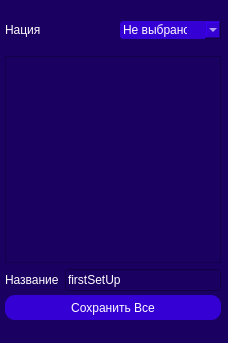
<?xml version="1.0" encoding="UTF-8"?>
<ui version="4.0">
 <class>Dialog</class>
 <widget class="QDialog" name="Dialog">
  <property name="geometry">
   <rect>
    <x>0</x>
    <y>0</y>
    <width>228</width>
    <height>343</height>
   </rect>
  </property>
  <property name="maximumSize">
   <size>
    <width>300</width>
    <height>16777215</height>
   </size>
  </property>
  <property name="mouseTracking">
   <bool>false</bool>
  </property>
  <property name="windowTitle">
   <string>Dialog</string>
  </property>
  <property name="styleSheet">
   <string notr="true">background-color: rgb(25, 0, 97);
color: rgb(255, 255, 255);</string>
  </property>
  <property name="sizeGripEnabled">
   <bool>false</bool>
  </property>
  <property name="modal">
   <bool>false</bool>
  </property>
  <widget class="QWidget" name="layoutWidget">
   <property name="geometry">
    <rect>
     <x>5</x>
     <y>10</y>
     <width>216</width>
     <height>281</height>
    </rect>
   </property>
   <layout class="QVBoxLayout" name="verticalLayout_2">
    <item>
     <layout class="QHBoxLayout" name="horizontalLayout_2">
      <item>
       <widget class="QLabel" name="nation">
        <property name="minimumSize">
         <size>
          <width>0</width>
          <height>40</height>
         </size>
        </property>
        <property name="text">
         <string>Нация</string>
        </property>
        <property name="textFormat">
         <enum>Qt::AutoText</enum>
        </property>
        <property name="scaledContents">
         <bool>false</bool>
        </property>
        <property name="wordWrap">
         <bool>false</bool>
        </property>
       </widget>
      </item>
      <item>
       <widget class="QComboBox" name="nations">
        <property name="enabled">
         <bool>true</bool>
        </property>
        <property name="minimumSize">
         <size>
          <width>101</width>
          <height>0</height>
         </size>
        </property>
        <property name="maximumSize">
         <size>
          <width>101</width>
          <height>16777215</height>
         </size>
        </property>
        <property name="styleSheet">
         <string notr="true">background-color: rgb(53, 0, 211);
border-radius: 3px;
padding: 1px 18px 1px 3px;
min-width: 6em;
</string>
        </property>
        <property name="editable">
         <bool>false</bool>
        </property>
        <property name="currentText">
         <string>Не выбрано</string>
        </property>
        <property name="placeholderText">
         <string/>
        </property>
        <property name="duplicatesEnabled">
         <bool>false</bool>
        </property>
        <property name="frame">
         <bool>false</bool>
        </property>
        <item>
         <property name="text">
          <string>Не выбрано</string>
         </property>
        </item>
        <item>
         <property name="text">
          <string>США</string>
         </property>
        </item>
        <item>
         <property name="text">
          <string>Германия</string>
         </property>
        </item>
        <item>
         <property name="text">
          <string>СССР</string>
         </property>
        </item>
       </widget>
      </item>
     </layout>
    </item>
    <item>
     <widget class="QScrollArea" name="scrollArea_3">
      <property name="styleSheet">
       <string notr="true">QScrollBar:horizontal {
    background: #282828;
}</string>
      </property>
      <property name="frameShape">
       <enum>QFrame::StyledPanel</enum>
      </property>
      <property name="frameShadow">
       <enum>QFrame::Plain</enum>
      </property>
      <property name="verticalScrollBarPolicy">
       <enum>Qt::ScrollBarAlwaysOff</enum>
      </property>
      <property name="horizontalScrollBarPolicy">
       <enum>Qt::ScrollBarAlwaysOff</enum>
      </property>
      <property name="widgetResizable">
       <bool>true</bool>
      </property>
      <widget class="QWidget" name="scrollAreaWidgetContents_3">
       <property name="geometry">
        <rect>
         <x>0</x>
         <y>0</y>
         <width>212</width>
         <height>193</height>
        </rect>
       </property>
       <layout class="QVBoxLayout" name="verticalLayout_5"/>
      </widget>
     </widget>
    </item>
    <item>
     <layout class="QHBoxLayout" name="horizontalLayout">
      <item>
       <widget class="QLabel" name="label">
        <property name="text">
         <string>Название</string>
        </property>
       </widget>
      </item>
      <item>
       <widget class="QLineEdit" name="takeName">
        <property name="toolTip">
         <string>&lt;html&gt;&lt;head/&gt;&lt;body&gt;&lt;p&gt;Название файла&lt;/p&gt;&lt;p&gt;Пример: TPLV -&amp;gt; TPLV_WTRsetup.sqlite&lt;/p&gt;&lt;p&gt;&lt;span style=&quot; font-weight:600;&quot;&gt;Имя Файла менять нельзя&lt;/span&gt;&lt;/p&gt;&lt;p&gt;&lt;br/&gt;&lt;/p&gt;&lt;/body&gt;&lt;/html&gt;</string>
        </property>
        <property name="text">
         <string>firstSetUp</string>
        </property>
       </widget>
      </item>
     </layout>
    </item>
    <item>
     <layout class="QHBoxLayout" name="horizontalLayout_3"/>
    </item>
   </layout>
  </widget>
  <widget class="QPushButton" name="btn_saveAll">
   <property name="geometry">
    <rect>
     <x>5</x>
     <y>295</y>
     <width>216</width>
     <height>25</height>
    </rect>
   </property>
   <property name="styleSheet">
    <string notr="true">background-color: rgb(53, 0, 211);
border-width: 2px;
border-radius: 10px;
</string>
   </property>
   <property name="text">
    <string>Сохранить Все</string>
   </property>
  </widget>
 </widget>
 <resources/>
 <connections/>
</ui>
